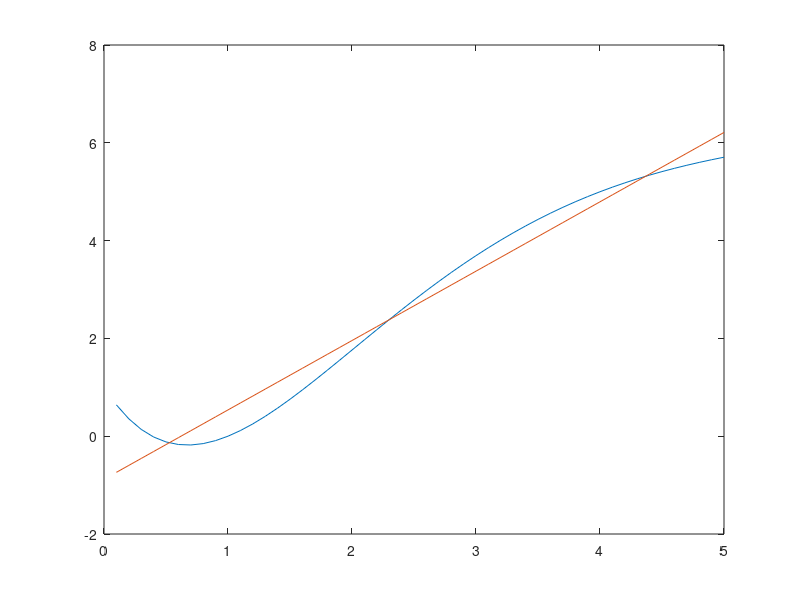

Write MATLAB code to recreate this figure.
X = zeros(1,50);
Y = zeros(1,50);
for k = 1:50
    X(k) = 0.1*k
    Y(k) = X(k) + cos(k^0.5)
end
xmean = mean(X);
ymean = mean(Y);
sumx2 = (X-xmean)*(X-xmean)'
sumxy = (Y-ymean)*(X-xmean)'
A = sumxy/sumx2;
B = ymean - A*xmean;
fx = A*X + B;
E2 = (sum((fx - Y).^2)/50)^0.5;
plot(X,Y);
hold on;
xx = 0.1:0.1:5
plot(xx, A*xx+B)
